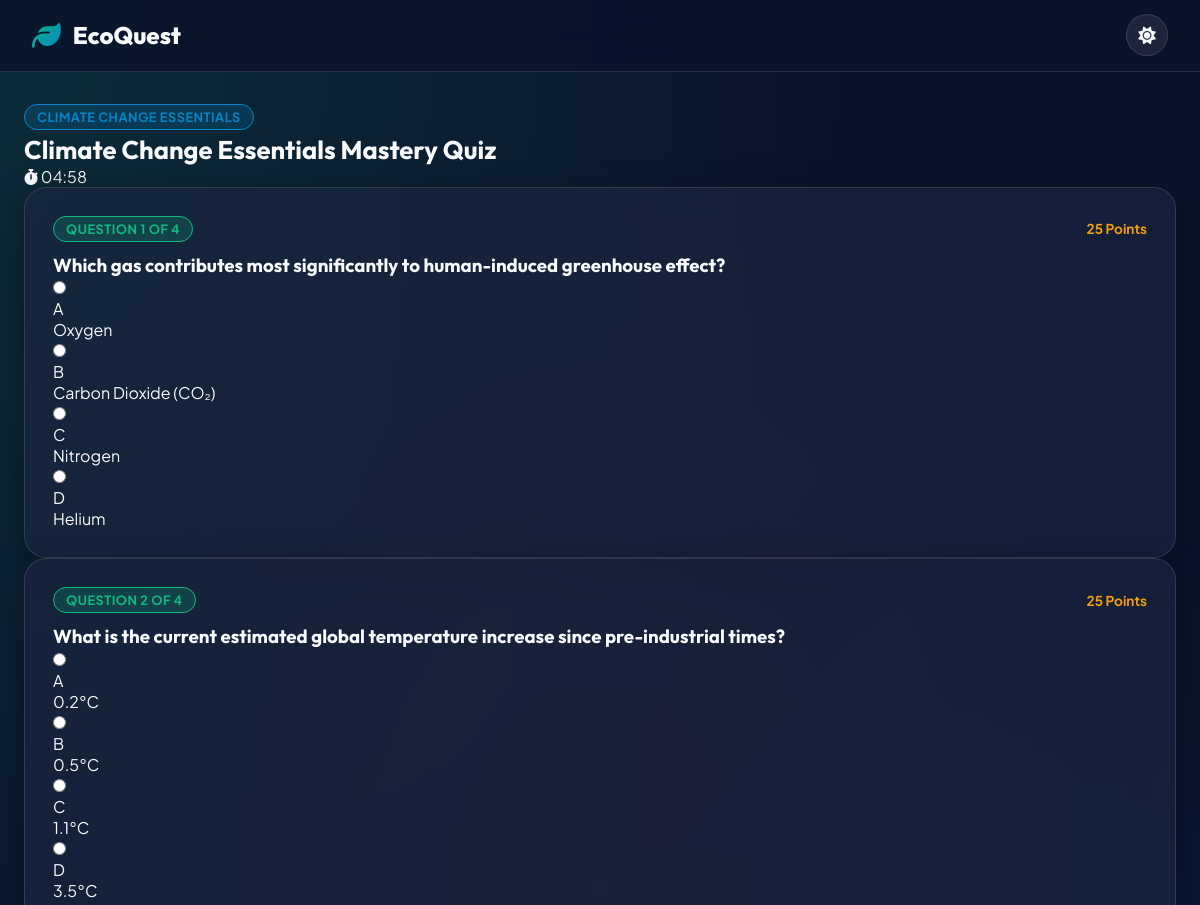
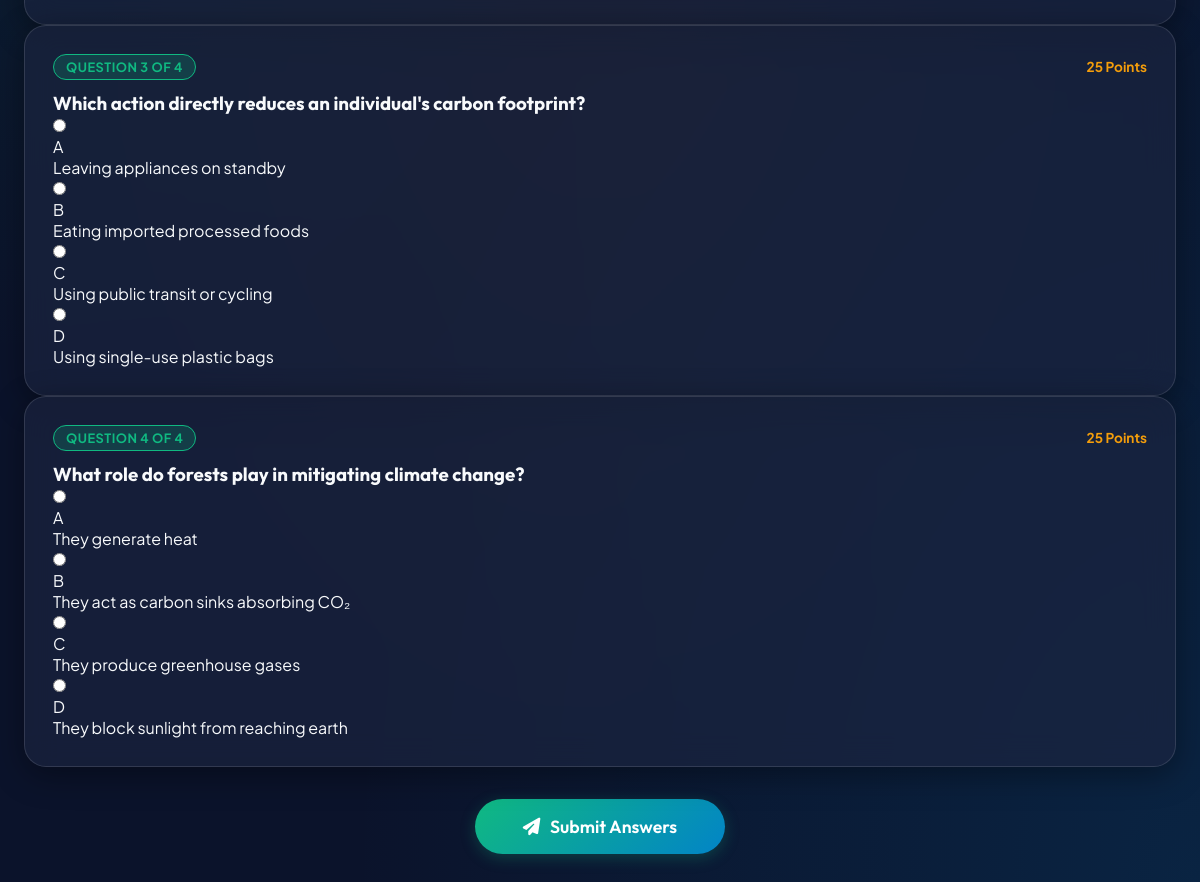
The app's page /quiz/1 (signed in) with its own data (2 pictures, top to bottom).
### tables this page shows
CREATE TABLE modules (
    id INTEGER PRIMARY KEY AUTOINCREMENT,
    title TEXT NOT NULL,
    category TEXT NOT NULL,
    description TEXT NOT NULL,
    image_icon TEXT DEFAULT 'fa-leaf',
    level_required INTEGER DEFAULT 1,
    xp_reward INTEGER DEFAULT 100,
    order_num INTEGER DEFAULT 1,
    created_at TIMESTAMP DEFAULT CURRENT_TIMESTAMP
);

CREATE TABLE quizzes (
    id INTEGER PRIMARY KEY AUTOINCREMENT,
    module_id INTEGER UNIQUE NOT NULL,
    title TEXT NOT NULL,
    description TEXT,
    time_limit_sec INTEGER DEFAULT 300,
    pass_score INTEGER DEFAULT 70,
    xp_reward INTEGER DEFAULT 150,
    coin_reward INTEGER DEFAULT 30,
    FOREIGN KEY(module_id) REFERENCES modules(id) ON DELETE CASCADE
);

CREATE TABLE questions (
    id INTEGER PRIMARY KEY AUTOINCREMENT,
    quiz_id INTEGER NOT NULL,
    question_text TEXT NOT NULL,
    option_a TEXT NOT NULL,
    option_b TEXT NOT NULL,
    option_c TEXT NOT NULL,
    option_d TEXT NOT NULL,
    correct_option TEXT NOT NULL, -- 'A', 'B', 'C', or 'D'
    explanation TEXT,
    points INTEGER DEFAULT 25,
    FOREIGN KEY(quiz_id) REFERENCES quizzes(id) ON DELETE CASCADE
);

### app.py (the view)
@app.route('/quiz/<int:quiz_id>')
@login_required
def quiz(quiz_id):
    db = get_db()
    quiz = db.execute("SELECT * FROM quizzes WHERE id = ?", (quiz_id,)).fetchone()
    if not quiz:
        flash('Quiz not found.', 'danger')
        return redirect(url_for('modules'))
    module = db.execute("SELECT * FROM modules WHERE id = ?", (quiz['module_id'],)).fetchone()
    questions = db.execute("SELECT * FROM questions WHERE quiz_id = ? ORDER BY id ASC", (quiz_id,)).fetchall()
    return render_template('quiz.html', quiz=quiz, module=module, questions=questions)

### app.py (called while the page is built)
def get_db():
    if 'db' not in g:
        g.db = sqlite3.connect(DATABASE_PATH)
        g.db.row_factory = sqlite3.Row
    return g.db

def login_required(f):
    @wraps(f)
    def decorated_function(*args, **kwargs):
        if 'user_id' not in session:
            flash('Please log in to access this feature.', 'warning')
            return redirect(url_for('login'))
        return f(*args, **kwargs)
    return decorated_function

@app.context_processor
def inject_user():
    if 'user_id' in session:
        db = get_db()
        user = db.execute("SELECT * FROM users WHERE id = ?", (session['user_id'],)).fetchone()
        return dict(current_user=user)
    return dict(current_user=None)

### templates/quiz.html (shortened to what this page needs)
<!DOCTYPE html>
<html lang="en" data-theme="dark">
<head>
    <link rel="stylesheet" href="https://cdnjs.cloudflare.com/ajax/libs/font-awesome/6.5.1/css/all.min.css">
    <link rel="stylesheet" href="{{ url_for('static', filename='css/style.css') }}">
    <link rel="stylesheet" href="{{ url_for('static', filename='css/dashboard.css') }}">
    <link rel="stylesheet" href="{{ url_for('static', filename='css/responsive.css') }}">
</head>
<body>
    <nav class="navbar">
        <div class="nav-container">
            <a href="{{ url_for('index') }}" class="logo"><i class="fa-solid fa-leaf"></i> EcoQuest</a>
            <div class="nav-actions">
                <button class="theme-toggle-btn" id="themeToggleBtn"><i class="fa-solid fa-sun" id="themeIcon"></i></button>
            </div>
        </div>
    </nav>
    <main class="main-wrapper">
        <div class="quiz-container">
            <div class="quiz-header">
                <div>
                    <span class="badge-pill badge-ocean">{{ module.title }}</span>
                    <h2 style="font-size: 1.6rem; margin-top: 0.25rem;">{{ quiz.title }}</h2>
                </div>
                <div class="timer-box">
                    <i class="fa-solid fa-stopwatch"></i>
                    <span id="timerDisplay">00:00</span>
                </div>
            </div>
            <form action="{{ url_for('submit_quiz', quiz_id=quiz.id) }}" method="POST" id="quizForm">
                {% for q in questions %}
                    <div class="glass-card question-card">
                        <div style="display: flex; justify-content: space-between; align-items: center; margin-bottom: 0.75rem;">
                            <span class="badge-pill badge-emerald">Question {{ loop.index }} of {{ questions | length }}</span>
                            <span style="font-size: 0.85rem; color: var(--warning); font-weight: 700;">{{ q.points }} Points</span>
                        </div>
                        <h3 class="question-title">{{ q.question_text }}</h3>
                        <div class="options-group">
                            <label class="option-label">
                                <input type="radio" name="q_{{ q.id }}" value="A">
                                <div class="option-indicator">A</div>
                                <div>{{ q.option_a }}</div>
                            </label>
                            <label class="option-label">
                                <input type="radio" name="q_{{ q.id }}" value="B">
                                <div class="option-indicator">B</div>
                                <div>{{ q.option_b }}</div>
                            </label>
                            <label class="option-label">
                                <input type="radio" name="q_{{ q.id }}" value="C">
                                <div class="option-indicator">C</div>
                                <div>{{ q.option_c }}</div>
                            </label>
                            <label class="option-label">
                                <input type="radio" name="q_{{ q.id }}" value="D">
                                <div class="option-indicator">D</div>
                                <div>{{ q.option_d }}</div>
                            </label>
                        </div>
                    </div>
                {% endfor %}
                <div style="text-align: center; margin-top: 2rem;">
                    <button type="submit" class="btn btn-primary" style="padding: 1rem 3rem; font-size: 1.1rem;">
                        <i class="fa-solid fa-paper-plane"></i> Submit Answers
                    </button>
                </div>
            </form>
        </div>
    </main>
</body>
</html>

### static/css/style.css (style rules this page uses)
:root { --bg-primary: #0b132b; --bg-secondary: #1c2541; --bg-card: rgba(28, 37, 65, 0.65); --bg-card-hover: rgba(30, 41, 75, 0.85); --glass-border: rgba(255, 255, 255, 0.12); --glass-shadow: 0 8px 32px 0 rgba(0, 0, 0, 0.37); --text-primary: #f8fafc; --text-secondary: #94a3b8; --text-muted: #64748b; --emerald-primary: #10b981; --emerald-hover: #059669; --ocean-primary: #0284c7; --ocean-hover: #0369a1; --gold-coin: #f59e0b; --flame-orange: #f97316; --accent-gradient: linear-gradient(135deg, #10b981 0%, #0284c7 100%); --gold-gradient: linear-gradient(135deg, #fbbf24 0%, #f59e0b 100%); --flame-gradient: linear-gradient(135deg, #f97316 0%, #ef4444 100%); --accent-glow: rgba(16, 185, 129, 0.25); --success: #10b981; --warning: #f59e0b; --danger: #ef4444; --info: #3b82f6; --radius-sm: 8px; --radius-md: 14px; --radius-lg: 22px; --radius-full: 9999px; --font-heading: 'Outfit', sans-serif; --font-body: 'Plus Jakarta Sans', sans-serif; --transition: all 0.3s cubic-bezier(0.4, 0, 0.2, 1); }
* { margin: 0; padding: 0; box-sizing: border-box; }
body { font-family: var(--font-body); background: var(--bg-primary); background-image: radial-gradient(at 0% 0%, rgba(16, 185, 129, 0.15) 0px, transparent 50%), radial-gradient(at 100% 100%, rgba(2, 132, 199, 0.15) 0px, transparent 50%), radial-gradient(at 50% 50%, rgba(245, 158, 11, 0.05) 0px, transparent 60%); color: var(--text-primary); min-height: 100vh; display: flex; flex-direction: column; overflow-x: hidden; transition: background-color 0.4s ease; }
h1, h2, h3, h4, h5, h6 { font-family: var(--font-heading); font-weight: 700; color: var(--text-primary); line-height: 1.25; }
a { color: var(--emerald-primary); text-decoration: none; transition: var(--transition); }
.glass-card { background: var(--bg-card); backdrop-filter: blur(16px); -webkit-backdrop-filter: blur(16px); border: 1px solid var(--glass-border); box-shadow: var(--glass-shadow); border-radius: var(--radius-lg); padding: 1.75rem; transition: var(--transition); }
.btn { display: inline-flex; align-items: center; justify-content: center; gap: 0.6rem; padding: 0.8rem 1.6rem; font-family: var(--font-heading); font-size: 0.95rem; font-weight: 600; border-radius: var(--radius-full); border: none; cursor: pointer; transition: var(--transition); text-decoration: none; }
.btn-primary { background: var(--accent-gradient); color: #ffffff; box-shadow: 0 4px 15px var(--accent-glow); }
.navbar { position: sticky; top: 0; z-index: 1000; background: rgba(11, 19, 43, 0.85); backdrop-filter: blur(20px); -webkit-backdrop-filter: blur(20px); border-bottom: 1px solid var(--glass-border); padding: 0.9rem 2rem; }
.nav-container { max-width: 1280px; margin: 0 auto; display: flex; align-items: center; justify-content: space-between; }
.logo { display: flex; align-items: center; gap: 0.75rem; font-family: var(--font-heading); font-size: 1.5rem; font-weight: 800; color: var(--text-primary); }
.logo i { font-size: 1.8rem; background: var(--accent-gradient); -webkit-background-clip: text; -webkit-text-fill-color: transparent; }
.nav-actions { display: flex; align-items: center; gap: 0.85rem; }
.theme-toggle-btn { background: rgba(255, 255, 255, 0.08); border: 1px solid var(--glass-border); color: var(--text-primary); width: 42px; height: 42px; border-radius: 50%; cursor: pointer; display: flex; align-items: center; justify-content: center; font-size: 1.1rem; transition: var(--transition); }
.badge-pill { padding: 0.25rem 0.75rem; border-radius: var(--radius-full); font-size: 0.8rem; font-weight: 700; text-transform: uppercase; letter-spacing: 0.5px; display: inline-flex; align-items: center; gap: 0.4rem; }
.badge-emerald { background: rgba(16, 185, 129, 0.2); color: var(--emerald-primary); border: 1px solid var(--emerald-primary); }
.badge-ocean { background: rgba(2, 132, 199, 0.2); color: var(--ocean-primary); border: 1px solid var(--ocean-primary); }
.main-wrapper { flex: 1; max-width: 1280px; width: 100%; margin: 0 auto; padding: 2rem 1.5rem; }

### records on screen
modules: title "CLIMATE CHANGE ESSENTIALS"
quizzes: title "Climate Change Essentials Mastery Quiz"
questions: questions "4", points "25", question_text "Which gas contributes most significantly to human-induced greenhouse effect?", option_a "Oxygen", option_b "Carbon Dioxide (CO₂)", option_c "Nitrogen", option_d "Helium"
questions: questions "4", points "25", question_text "What is the current estimated global temperature increase since pre-industrial times?", option_a "0.2°C", option_b "0.5°C", option_c "1.1°C", option_d "3.5°C"
questions: questions "4", points "25", question_text "Which action directly reduces an individual's carbon footprint?", option_a "Leaving appliances on standby", option_b "Eating imported processed foods", option_c "Using public transit or cycling", option_d "Using single-use plastic bags"
questions: questions "4", points "25", question_text "What role do forests play in mitigating climate change?", option_a "They generate heat", option_b "They act as carbon sinks absorbing CO₂", option_c "They produce greenhouse gases", option_d "They block sunlight from reaching earth"
